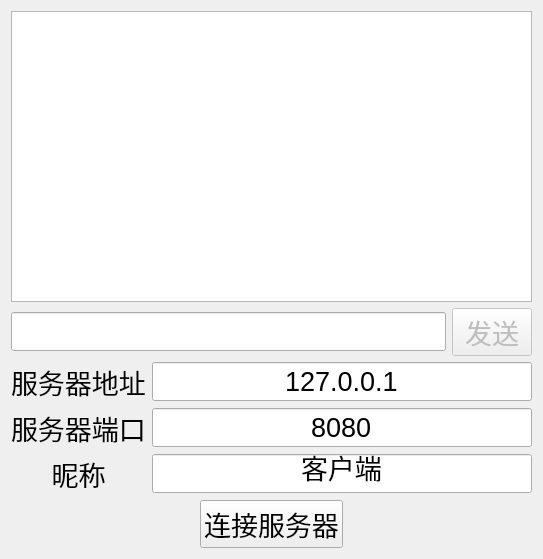
<?xml version="1.0" encoding="UTF-8"?>
<ui version="4.0">
 <class>ClientDialog</class>
 <widget class="QDialog" name="ClientDialog">
  <property name="geometry">
   <rect>
    <x>0</x>
    <y>0</y>
    <width>543</width>
    <height>559</height>
   </rect>
  </property>
  <property name="font">
   <font>
    <pointsize>20</pointsize>
   </font>
  </property>
  <property name="windowTitle">
   <string>聊天室客户端</string>
  </property>
  <layout class="QVBoxLayout" name="verticalLayout">
   <item>
    <widget class="QListWidget" name="listWidget"/>
   </item>
   <item>
    <layout class="QHBoxLayout" name="horizontalLayout">
     <item>
      <widget class="QLineEdit" name="message_lineEdit"/>
     </item>
     <item>
      <widget class="QPushButton" name="send_pushButton">
       <property name="enabled">
        <bool>false</bool>
       </property>
       <property name="text">
        <string>发送</string>
       </property>
      </widget>
     </item>
    </layout>
   </item>
   <item>
    <layout class="QGridLayout" name="gridLayout">
     <item row="0" column="0">
      <widget class="QLabel" name="label">
       <property name="text">
        <string>服务器地址</string>
       </property>
      </widget>
     </item>
     <item row="0" column="1">
      <widget class="QLineEdit" name="server_ip_lineEdit">
       <property name="text">
        <string>127.0.0.1</string>
       </property>
       <property name="alignment">
        <set>Qt::AlignCenter</set>
       </property>
      </widget>
     </item>
     <item row="1" column="0">
      <widget class="QLabel" name="label_2">
       <property name="text">
        <string>服务器端口</string>
       </property>
      </widget>
     </item>
     <item row="1" column="1">
      <widget class="QLineEdit" name="server_port_lineEdit">
       <property name="text">
        <string>8080</string>
       </property>
       <property name="alignment">
        <set>Qt::AlignCenter</set>
       </property>
      </widget>
     </item>
     <item row="2" column="0">
      <widget class="QLabel" name="label_3">
       <property name="text">
        <string>昵称</string>
       </property>
       <property name="alignment">
        <set>Qt::AlignCenter</set>
       </property>
      </widget>
     </item>
     <item row="2" column="1">
      <widget class="QLineEdit" name="server_username_lineEdit">
       <property name="text">
        <string>客户端</string>
       </property>
       <property name="alignment">
        <set>Qt::AlignCenter</set>
       </property>
      </widget>
     </item>
    </layout>
   </item>
   <item>
    <layout class="QHBoxLayout" name="horizontalLayout_2">
     <item>
      <spacer name="horizontalSpacer">
       <property name="orientation">
        <enum>Qt::Horizontal</enum>
       </property>
       <property name="sizeHint" stdset="0">
        <size>
         <width>40</width>
         <height>20</height>
        </size>
       </property>
      </spacer>
     </item>
     <item>
      <widget class="QPushButton" name="connect_pushButton">
       <property name="text">
        <string>连接服务器</string>
       </property>
      </widget>
     </item>
     <item>
      <spacer name="horizontalSpacer_2">
       <property name="orientation">
        <enum>Qt::Horizontal</enum>
       </property>
       <property name="sizeHint" stdset="0">
        <size>
         <width>40</width>
         <height>20</height>
        </size>
       </property>
      </spacer>
     </item>
    </layout>
   </item>
  </layout>
 </widget>
 <resources/>
 <connections/>
</ui>
